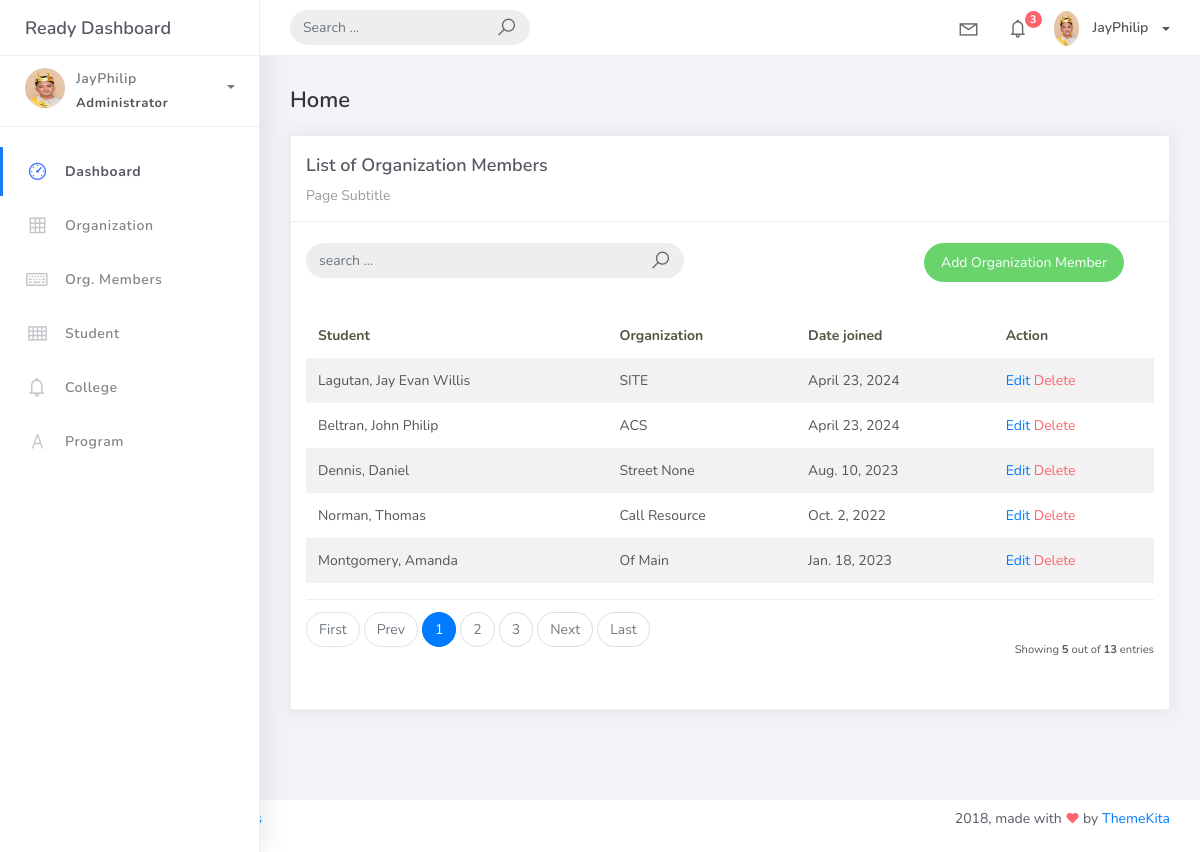
The page /organization_mem_list on the database as committed earlier.
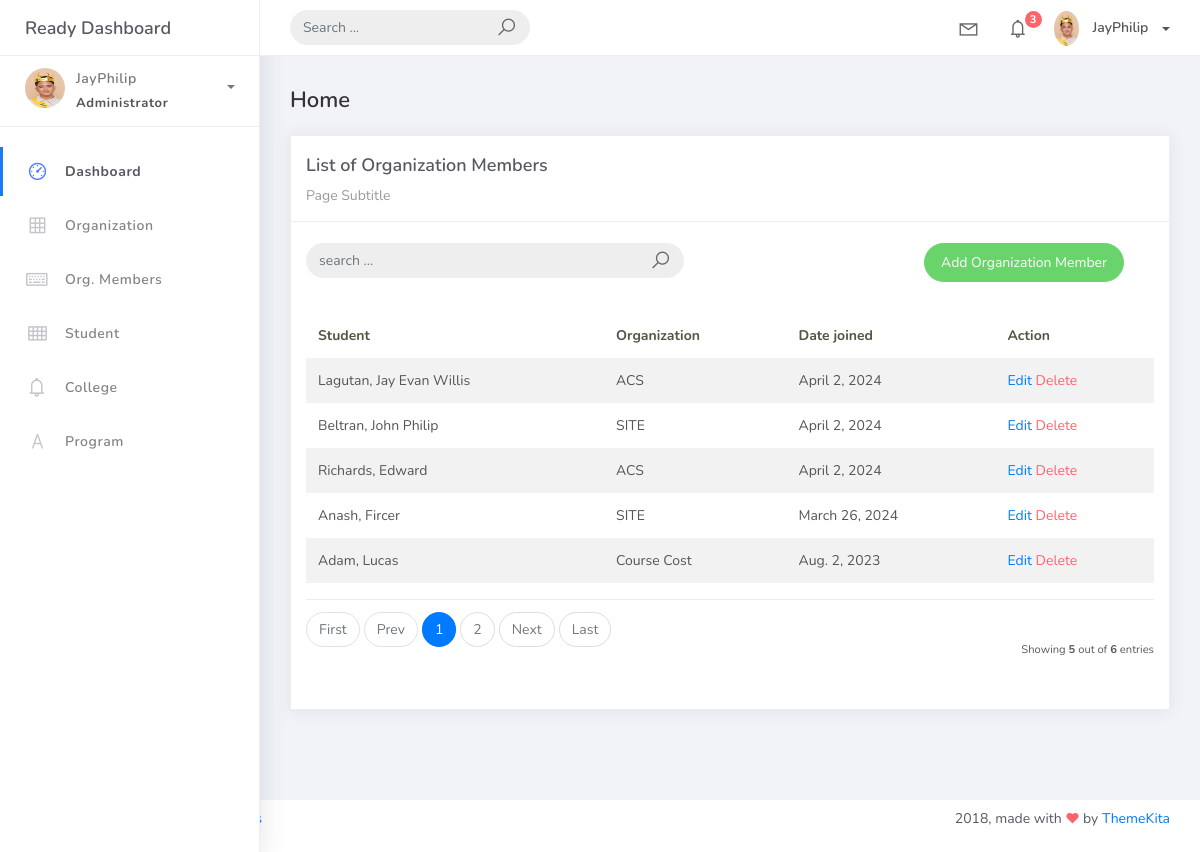
The same page on the database as committed later.
### studentorg/models.py (models this page shows)
class BaseModel (models.Model):
    created_at = models.DateTimeField(auto_now_add=True, db_index=True)
    updated_at = models.DateTimeField (auto_now=True)
    class Meta:
        abstract = True

class OrgMember (BaseModel):
    student = models.ForeignKey (Student, on_delete=models.CASCADE)
    organization = models.ForeignKey (Organization, on_delete=models.CASCADE)
    date_joined = models.DateField()

class Student(BaseModel):
    student_id = models.CharField (max_length=15)
    lastname = models.CharField (max_length=25)
    firstname = models.CharField (max_length=25)
    middlename = models.CharField (max_length=25, blank=True, null=True)
    program = models.ForeignKey(Program, on_delete=models.CASCADE)
    def __str__(self):
        return f" {self.lastname}, {self.firstname}"

class Organization(BaseModel):
    name = models.CharField(max_length=250)
    college = models.ForeignKey (
        College, null=True, blank=True, on_delete=models.CASCADE)
    description = models.CharField(max_length=500)
    def __str__(self):
        return self.name

### studentorg/views.py (the view, shortened to what this page needs)
# urls.py: path('organization_mem_list', OrganizationMemberList.as_view(), name='organization-mem-list'),
class OrganizationMemberList(ListView):
    model = OrgMember
    context_object_name = 'home'
    template_name = 'org_mem_list.html'
    paginate_by = 5
    def get_queryset(self, *args, **kwargs):
        qs = super(OrganizationMemberList, self).get_queryset(*args, **kwargs)
        return qs

### templates/org_mem_list.html
{% extends 'base.html' %}
{% load static %}
{% block content %}
<div class="content">
    <div class="container-fluid">
        <h4 class="page-title">Home</h4>
        <div class="row">
            <div class="col-md-12">
                <div class="card">
                    <div class="card-header">
                        <div class="card-title">List of Organization Members</div>
                        <div class="card-category">Page Subtitle</div>
                    </div>
                    <br />
                    <div class="col-md-12 row">
                        <div class="col-md-6">
                            <form class="navbar-left navbar-form nav-search mr-md-3" action="{% url 'organization-mem-list' %}">
                                <div class="input-group">
                                    <input type="text" placeholder="search ..." class="form-control" name="q"/>
                                    <div class="input-group-append">
                                        <span class="input-group-text">
                                            <i class="la la-search search-icon"></i>
                                        </span>
                                    </div>
                                </div>
                            </form>
                        </div>
                        <div class="col-md-6">
                            <div class="pull-right">
                                <a href="{% url 'organization-mem-add' %}" class="btn btn-success btn-rounded">Add Organization Member</a>
                            </div>
                        </div>
                    </div>
                    <div class="card-body">
                        <table class="table table-striped mt-3">
                            <thead>
                                <tr>
                                    <th scope="col">Student</th>
                                    <th scope="col">Organization</th>
                                    <th scope="col">Date joined</th>
                                    <th scope="col">Action</th>
                                </tr>
                            </thead>
                            <tbody>
                                {% for object in object_list %}
                                <tr>
                                    <td>{{ object.student }}</td>
                                    <td>{{ object.organization}}</td>
                                    <td>{{ object.date_joined}}</td>
                                    <td>
                                        <a href="organization_mem_list/{{ object.id}}">Edit</a>
                                        <a href="organization_mem_list/{{ object.id }}/delete" class="text-danger">Delete</a>
                                    </td>
                                </tr>
                                {% empty %}
                                <tr>
                                    <td colspan="4" style="text-align: center">
                                    <p class="text-sm font-weight-bold mb-0">No Records Found</p>
                                    </td>
                                </tr>
                                {% endfor %}
                            </tbody>
                        </table>
                        {% include 'includes/pagination.html' %}
                    </div>
                </div>
            </div>
        </div>
    </div>
</div>
{% endblock %}

### templates/base.html (shortened to what this page needs)
{% load static %}
<!DOCTYPE html>
<html>
<head>
	<link rel="stylesheet" href="{% static 'css/bootstrap.min.css' %}">
	<link rel="stylesheet" href="{% static 'css/ready.css' %}">
	<link rel="stylesheet" href="{% static 'css/demo.css' %}">
</head>
<body>
	<div class="wrapper">
		<div class="main-header">
			<div class="logo-header">
				<a href="dashboard.html" class="logo">
					Ready Dashboard
				</a>
			</div>
			<nav class="navbar navbar-header navbar-expand-lg">
				<div class="container-fluid">
					<form class="navbar-left navbar-form nav-search mr-md-3" action="">
						<div class="input-group">
							<input type="text" placeholder="Search ..." class="form-control">
							<div class="input-group-append">
								<span class="input-group-text">
									<i class="la la-search search-icon"></i>
								</span>
							</div>
						</div>
					</form>
					<ul class="navbar-nav topbar-nav ml-md-auto align-items-center">
						<li class="nav-item dropdown hidden-caret">
							<a class="nav-link dropdown-toggle" href="#" id="navbarDropdown" role="button"
								data-toggle="dropdown" aria-haspopup="true" aria-expanded="false">
								<i class="la la-envelope"></i>
							</a>
						</li>
						<li class="nav-item dropdown hidden-caret">
							<a class="nav-link dropdown-toggle" href="#" id="navbarDropdown" role="button"
								data-toggle="dropdown" aria-haspopup="true" aria-expanded="false">
								<i class="la la-bell"></i>
								<span class="notification">3</span>
							</a>
						</li>
						<li class="nav-item dropdown">
							<a class="dropdown-toggle profile-pic" data-toggle="dropdown" href="#"
								aria-expanded="false">
								<img src="static/img/jay.jpg" alt="user-img"
									width="25" class="img-circle">
								<span>JayPhilip</span></span>
							</a>
						</li>
					</ul>
				</div>
			</nav>
		</div>
		<div class="sidebar">
			<div class="scrollbar-inner sidebar-wrapper">
				<div class="user">
					<div class="photo">
						<img src="static/img/jay.jpg" alt="user-img">
					</div>
					<div class="info">
						<a class="" data-toggle="collapse" href="#collapseExample" aria-expanded="true">
							<span>
								JayPhilip
								<span class="user-level">Administrator</span>
								<span class="caret"></span>
							</span>
						</a>
					</div>
				</div>
				<ul class="nav">
					<li class="nav-item active">
						<a href="{% url 'index' %}">
							<i class="la la-dashboard"></i>
							<p>Dashboard</p>
						</a>
					</li>
					<li class="nav-item">
						<a href="{% url 'organization-list' %}">
							<i class="la la-table"></i>
							<p>Organization</p>
						</a>
					</li>
					<li class="nav-item">
						<a href="{% url 'organization-mem-list' %}">
							<i class="la la-keyboard-o"></i>
							<p>Org. Members</p>
						</a>
					</li>
					<li class="nav-item">
						<a href="{% url 'student-list' %}">
							<i class="la la-th"></i>
							<p>Student</p>
						</a>
					</li>
					<li class="nav-item">
						<a href="{% url 'college-list' %}">
							<i class="la la-bell"></i>
							<p>College</p>
						</a>
					</li>
					<li class="nav-item">
						<a href="{% url 'program-list' %}">
							<i class="la la-font"></i>
							<p>Program</p>
						</a>
					</li>
				</ul>
			</div>
		</div>
		<div class="main-panel">
			{% block content %}
			{% endblock %}
		</div>
		<footer class="footer">
			<div class="container-fluid">
				<nav class="pull-left">
					<ul class="nav">
						<li class="nav-item">
							<a class="nav-link" href="http://www.themekita.com">
							</a>
						</li>
						<li class="nav-item">
							<a class="nav-link" href="#">
							</a>
						</li>
						<li class="nav-item">
							<a class="nav-link" href="https://themewagon.com/license/#free-item">
							</a>
						</li>
					</ul>
				</nav>
				<div class="copyright ml-auto">
					2018, made with <i class="la la-heart heart text-danger"></i> by <a
						href="http://www.themekita.com">ThemeKita</a>
				</div>
			</div>
		</footer>
	</div>
</body>
</html>

### templates/includes/pagination.html (shortened to what this page needs)
{% if is_paginated %}
<div class="card-footer px-0 border-0 d-flex flex-column flex-lg-row align-items-center justify-content-between mt-3">
    <nav aria-label="Topics pagination" class="mb-4">
        <ul class="pagination">
            {% if page_obj.number > 1 %}
            <li class="page-item">
                <a class="page-link" href="?page=1">First</a>
            </li>
            {% else %}
            <li class="page-item disabled">
                <span class="page-link">First</span>
            </li>
            {% endif %} {% if page_obj.has_previous %}
            <li class="page-item">
                <a class="page-link" href="?page={{ page_obj.previous_page_number }}">Prev</a>
            </li>
            {% else %}
            <li class="page-item disabled">
                <span class="page-link">Prev</span>
            </li>
            {% endif %} {% for page_num in paginator.page_range %} {% if page_obj.number == page_num %}
            <li class="page-item active">
                <span class="page-link">
                    {{ page_num }}
                </span>
            </li>
            {% elif page_num > page_obj.number|add:'-3' and page_num < page_obj.number|add:'3' %}
            <li class="page-item">
                <a class="page-link" href="?page={{ page_num }}">{{ page_num }}</a>
            </li>
            {% endif %}
            {% endfor %}
            {% if page_obj.has_next %}
            <li class="page-item">
                <a class="page-link" href="?page={{ page_obj.next_page_number }}">Next</a>
            </li>
            {% else %}
            <li class="page-item disabled">
                <span class="page-link">Next</span>
            </li>
            {% endif %}
            {% if page_obj.number != paginator.num_pages %}
            <li class="page-item">
                <a class="page-link" href="?page={{ paginator.num_pages }}">Last</a>
            </li>
            {% else %}
            <li class="page-item disabled">
                <span class="page-link">Last</span>
            </li>
            {% endif %}
        </ul>
    </nav>
    <div class="fw-normal small mt-4 mt-lg-0">Showing <b>{{ object_list.count }}</b> out of <b>{{ paginator.count }}</b> entries</div>
</div>
{% endif %}

Rows that differ between the two databases and show on the page:
removed OrgMember: student "Dennis, Daniel", organization "Street None", date_joined "Aug. 10, 2023"
removed OrgMember: student "Norman, Thomas", organization "Call Resource", date_joined "Oct. 2, 2022"
removed OrgMember: student "Montgomery, Amanda", organization "Of Main", date_joined "Jan. 18, 2023"
changed OrgMember "Lagutan, Jay Evan Willis": organization "SITE" → "ACS"; date_joined "April 23, 2024" → "April 2, 2024"
changed OrgMember "Beltran, John Philip": organization "ACS" → "SITE"; date_joined "April 23, 2024" → "April 2, 2024"
added OrgMember: student "Richards, Edward", organization "ACS", date_joined "April 2, 2024"
added OrgMember: student "Anash, Fircer", organization "SITE", date_joined "March 26, 2024"
added OrgMember: student "Adam, Lucas", organization "Course Cost", date_joined "Aug. 2, 2023"
Other text that changed with them:
{{ paginator.count }}: "13" → "6"
list line gone: "3"
